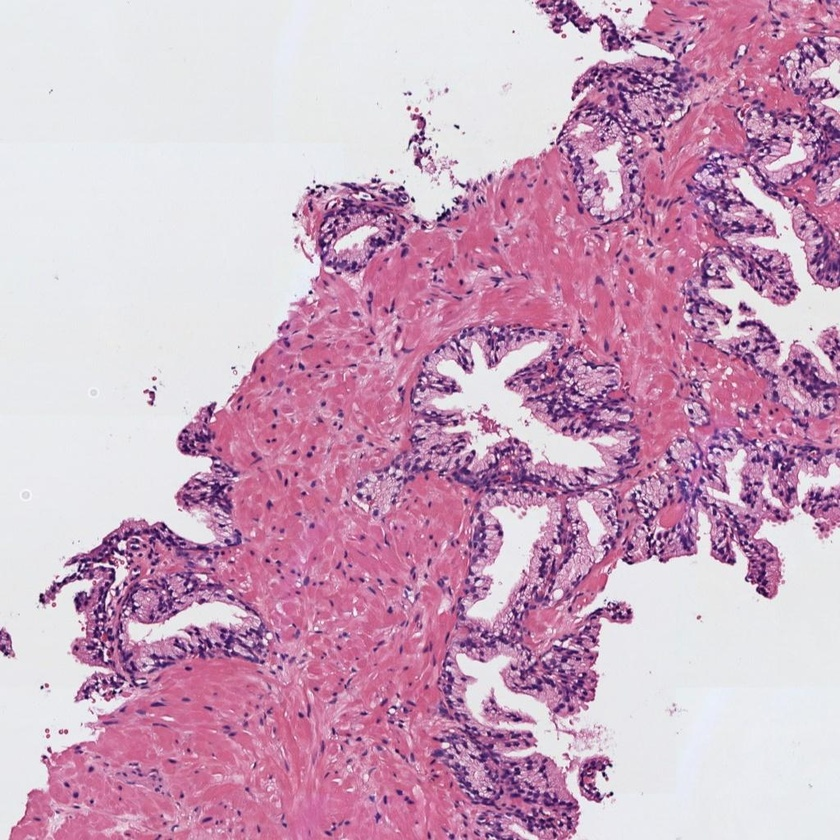
#> input picture activities/Computer Vision/histo_1.jpg, 840 x 840 px, shrunk from 1024 x 1024 before the run
$ jupyter execute '01 - Actividad_Computer_Vision_C1.ipynb'
#> lines starting #> are read from the running program, lines starting #| are printed output that depends on the picture; after the words box and inside, x2 and y2 are one past the last pixel; in counts of white or black regions, pixels touching at a corner belong together
## Convocatoria 1 - Proyecto 1

#### 0) Cargar una de las imágenes histológicas

[cell 1]
# Utilizar la librería skimage.io para leer la imagen 'histo_x.jpg' en formato RGB.
# Normalizar la imagen para que los píxeles se encuentren en el rango [0, 1]
# Visualizar la imagen

[cell 2]
from skimage import io
import cv2
import matplotlib.pyplot as plt
import numpy as np

print(cv2.__version__)

[cell 3]
img = io.imread('./histo_1.jpg')
#> img is the input picture: shape (840, 840, 3); mean R, G, B 205, 166.3, 191.6
# normalización de pixels a [0,1]
img_norm = img / 255
plt.imshow(img_norm)
plt.show()

#### 1) Realizar una transformación de color para convertir la imagen al espacio de color CMYK

[cell 4]
# Extraer la componente magenta de la imagen (que corresponde a la región tisular)
# Visualizar la imagen del canal magenta

[cell 5]
with np.errstate(invalid='ignore', divide='ignore'):
    K = 1 - np.max(img_norm, axis=2)
    # Extrae los canales de acuerdo con la ecuación del power point
    C = (1-img_norm[:,:,0]-K)/(1-K)
    M = (1-img_norm[:,:,1]-K)/(1-K)
    Y = (1-img_norm[:,:,2]-K)/(1-K)

CMYK = (np.dstack((C,M,Y,K))*255).astype('uint8')
C,M,Y,K = cv2.split(CMYK)
plt.imshow(M.astype('uint8'), cmap='gray')
plt.title('Canal Magenta')
plt.show()

#### 2) Umbralizar la imagen para separar los píxeles del fondo de la región tisular

[cell 6]
# Aplicar un filtro gaussiano de tamaño 5x5 y después utilizar el método de Otsu de manera que
# los píxeles correspondientes al lumen y al background de la imagen sean 1s y el resto de los píxeles tengan un valor de 0.
# Nota: Recordar que el método de Otsu requiere como input una imagen en el rango [0-255] en formato "uint8".
# Visualizar la máscara resultante

[cell 7]
# convertimos el formato a float32 para que sea compatible con cv2
img_norm_float32 = np.float32(img_norm)

# Convertimos la imagen RGB leida con skimage a formato BGR para poder utilizar la librería cv2
img_norm_bgr = cv2.cvtColor(img_norm_float32, cv2.COLOR_RGB2BGR)

# convertimos la imagen a escala de grises
img_gray = cv2.cvtColor(img_norm_bgr, cv2.COLOR_BGR2GRAY)
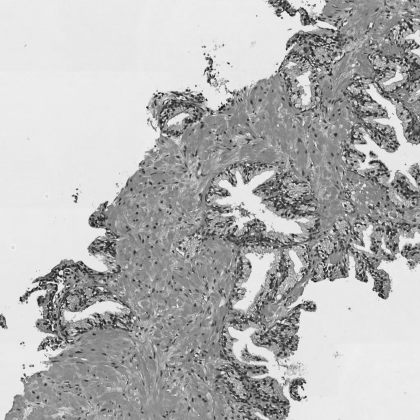
#> img_gray: shape (840, 840) float32 (shown at 1/2 size); min 0.0319, max 0.979, mean 0.709

[cell 8]
# Filtro Gaussiano de 5x5
img_gray_gaus = cv2.GaussianBlur(img_gray, (5,5), 0)
plt.imshow(img_gray_gaus, cmap='gray')
plt.show()

[cell 9]
# Fijamos el umbral con el método de OTSU de manera que
# los píxeles correspondientes al lumen y al background de la imagen sean 1s y el resto de los píxeles tengan un valor de 0.

img_gray_gaus_uint8 = (img_gray_gaus * 255).astype(np.uint8)

ret, img_thresh = cv2.threshold(img_gray_gaus_uint8, 0, 255, cv2.THRESH_OTSU)
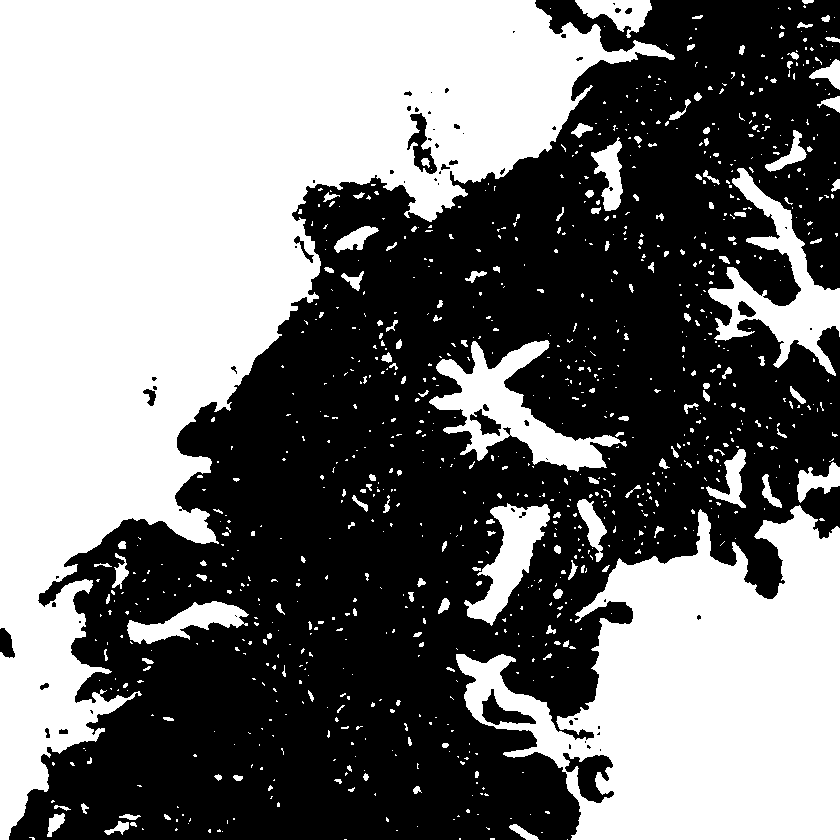
#> img_thresh: shape (840, 840); 46.9% white; 962 white regions (789 under 20 px), largest, box (x1, y1, x2, y2) and area: (0, 0, 675, 840) 212785, (456, 505, 840, 840) 76025, (429, 340, 627, 472) 8548
#> ret = 183

# normalizamos de nuevo a [0,1]
img_thresh_norm = (img_thresh / 255).astype(np.uint8)
#> img_thresh_norm: shape (840, 840); values 0 (black) and 1 (white), 46.9% white; 962 white regions (789 under 20 px)

print('Umbral calculado por Otsu:', ret)
#| Umbral calculado por Otsu: 183.0

# Visualizar la imagen binaria resultante
plt.imshow(img_thresh_norm, cmap='gray')
plt.title('Imagen Binaria con Umbral de Otsu')
plt.show()

#### 3) Limpiar la imagen eliminando los artefactos de lumen (objetos blancos pequeños que no son lúmenes)

[cell 10]
# Utilizar la librería skimage.morphology.remove_small_objects para eliminar aquellos objetos cuya área sea menor a 300 píxeles
# Más información en https://scikit-image.org/docs/dev/api/skimage.morphology.html#skimage.morphology.remove_small_objects
# Visualizaer la máscara resultante

[cell 11]
from skimage.measure import label, regionprops

label_image, num = label(img_thresh_norm, return_num=True)
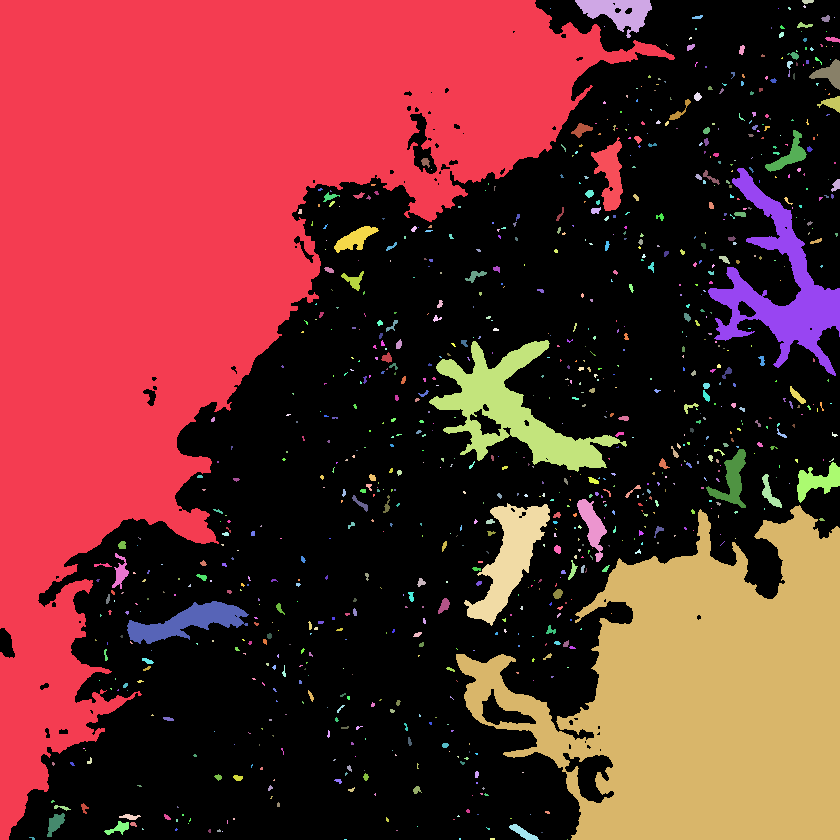
#> label_image: shape (840, 840) int64; 963 distinct labels, from 0 to 962; one colour per label, 0 black
#> num = 962
print('número de objetos: ', num)
#| número de objetos:  962
regions = regionprops(label_image)
#> regions = 962 regions; largest, box (x1, y1, x2, y2) and area: (0, 0, 675, 840) 212785, (456, 505, 840, 840) 76025, (429, 340, 627, 472) 8548, (708, 168, 840, 376) 8252, (464, 503, 550, 626) 4179

# Inicializar contadores de regiones
small_regions = 0
large_regions = 0

# Iterate through each detected region and count based on area
for region in regions:
    if region.area < 300:
        small_regions += 1
    else:
        large_regions += 1
#> after the loop, large_regions = 14; small_regions = 948

# Print the final counts
print(f"Objetos con menos de 300 pixels: {small_regions}")
#| Objetos con menos de 300 pixels: 948
print(f"Objetos con almenos 300 pixels : {large_regions}")
#| Objetos con almenos 300 pixels : 14

[cell 12]
from skimage import morphology

img_thresh_bool = img_thresh_norm.astype(bool)

img_thresh_norm_clean = morphology.remove_small_objects(img_thresh_bool, min_size = 300)
#> img_thresh_norm_clean: shape (840, 840) bool; 45.2% white; 14 white regions, largest, box (x1, y1, x2, y2) and area: (0, 0, 675, 840) 212767, (456, 505, 840, 840) 76025, (429, 340, 627, 472) 8548

plt.imshow(img_thresh_norm_clean, cmap='gray')

pixel_comparison = (img_thresh_norm == img_thresh_norm_clean)
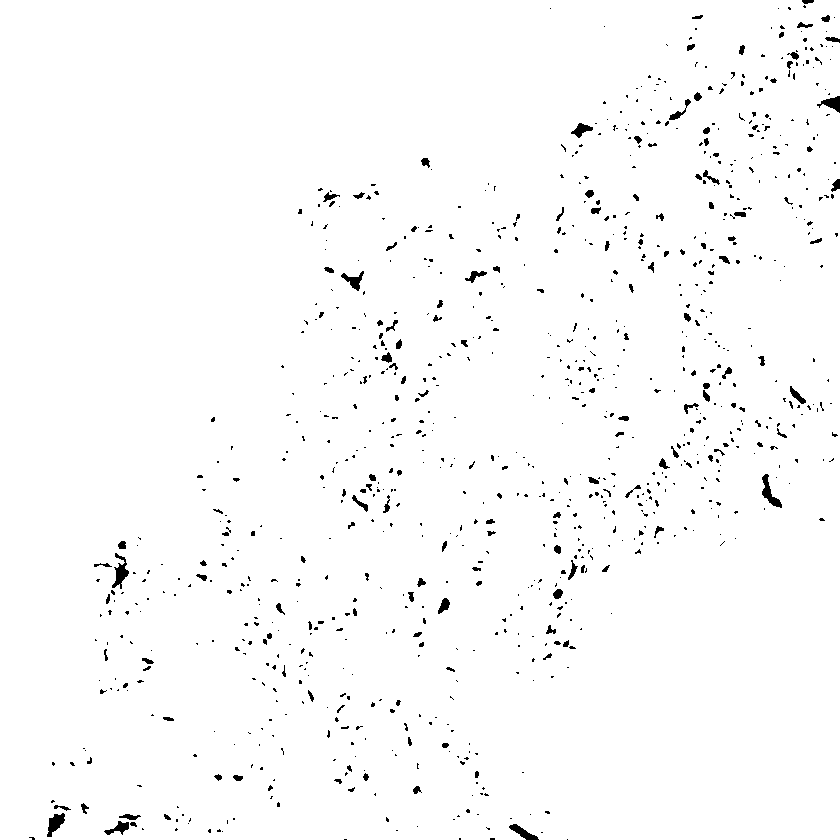
#> pixel_comparison: shape (840, 840) bool; 98.3% white; 950 black regions (791 under 20 px)
are_equal = np.all(pixel_comparison)
#> are_equal = False

print('Las imágenes son iguales:', are_equal)
#| Las imágenes son iguales: False

#### 4) Rellenar con 0s el fondo de la imagen para quedarnos únicamente con los lúmenes

[cell 13]
# Aplicar el algoritmo de expansión a partir de semillas (region growing) de manera que únicamente los lúmenes sean blancos
# y el resto de la imagen negra. Pista: utilizar dos semillas. Nota: Se pueden fijar las semillas de manera manual, pero
# se valorará positivamente a aquell@s que desarrollen una función para encontrarlas automáticamente.
# Visualizar la máscara resultante.

[cell 14]
def find_two_seeds(img):
  label_image, num = label(img, return_num=True)
  regions = regionprops(label_image)
  # Sort the regions by area in descending order
  regions.sort(key=lambda r: r.area, reverse=True)

  # Get the centroid (y, x) of the two largest regions
  y1, x1 = regions[0].centroid
  y2, x2 = regions[1].centroid

  # Convert to integer and swap to (x, y) for cv2 compatibility
  seed1 = (int(x1), int(y1))
  seed2 = (int(x2), int(y2))

  return seed1, seed2

[cell 15]
# Crear una copia de la imagen
mask = img_thresh_norm_clean.copy().astype(np.uint8)

# Definir una imagen negra de referencia
h, w = img_thresh_norm_clean.shape
ref = np.zeros((h+2, w+2), np.uint8)

seed1, seed2 = find_two_seeds(mask)
#> in find_two_seeds, `label_image, num = label(img, return_num=True)`:
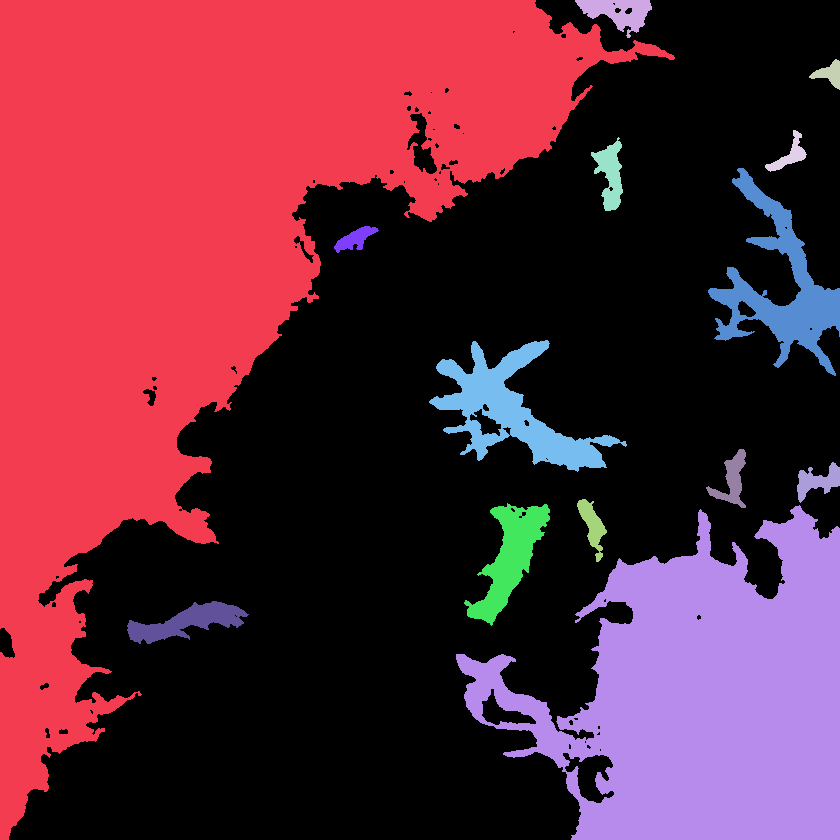
#> label_image: shape (840, 840) int64; 15 distinct labels, from 0 to 14; one colour per label, 0 black
#> in find_two_seeds, `label_image, num = label(img, return_num=True)`: num = 14
#> in find_two_seeds, `regions = regionprops(label_image)`: regions = 14 regions; largest, box (x1, y1, x2, y2) and area: (0, 0, 675, 840) 212767, (456, 505, 840, 840) 76025, (429, 340, 627, 472) 8548, (708, 168, 840, 376) 8252, (464, 503, 550, 626) 4179
#> in find_two_seeds, `y1, x1 = regions[0].centroid`: y1 = 248.7; x1 = 197.3
#> in find_two_seeds, `y2, x2 = regions[1].centroid`: y2 = 697.6; x2 = 705.3
#> in find_two_seeds, `seed1 = (int(x1), int(y1))`: seed1 = (197, 248)
#> in find_two_seeds, `seed2 = (int(x2), int(y2))`: seed2 = (705, 697)
#> seed1 = (197, 248); seed2 = (705, 697)
#seed_1 = (0,0)
#seed_2 = (h-1, w-1)

print(f" seed 1: {seed1}, pixel value: {mask[seed1[0],seed1[1]]}")
#|  seed 1: (197, 248), pixel value: 1
print(f" seed 2: {seed2}, pixel value: {mask[seed2[0],seed2[1]]}")
#|  seed 2: (705, 697), pixel value: 1

# Fijar la semilla. En este caso en la esquina superior izquierda (posición 0,0) para rellenar a partir de ahí
cv2.floodFill(mask, ref, seed1, 0)  # Como nos interesa rellenar de negro, utilizamos el 0 en la última posición
#> mask: shape (840, 840); values 0 (black) and 1 (white), 15% white; 13 white regions, largest, box (x1, y1, x2, y2) and area: (456, 505, 840, 840) 76025, (429, 340, 627, 472) 8548, (708, 168, 840, 376) 8252
cv2.floodFill(mask, ref, seed2, 0)  # Como nos interesa rellenar de negro, utilizamos el 0 en la última posición
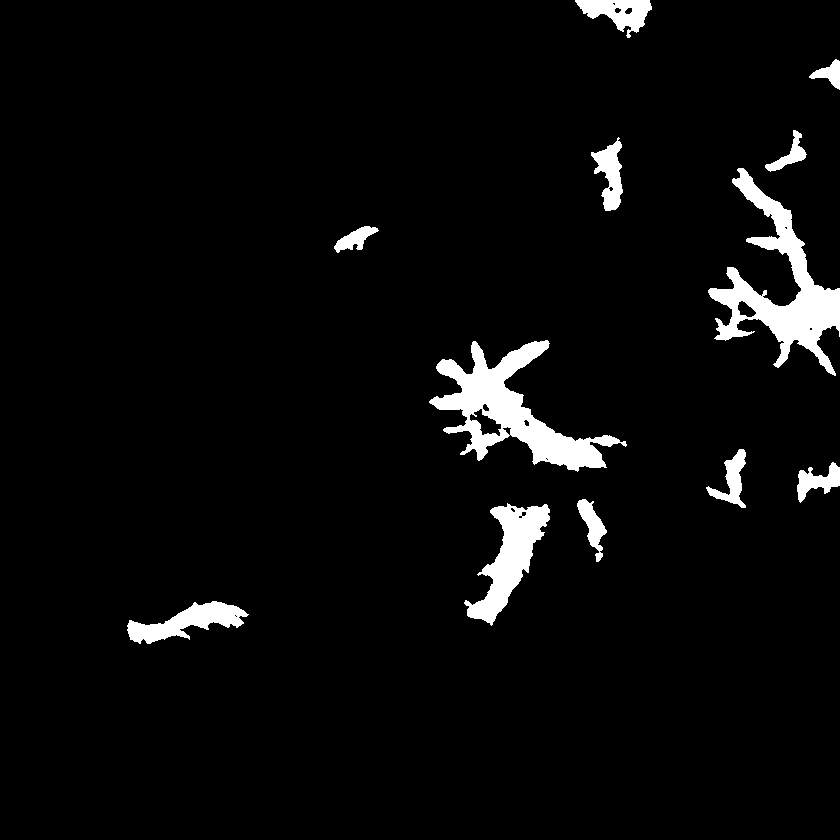
#> mask: shape (840, 840); values 0 (black) and 1 (white), 4.3% white; 12 white regions, largest, box (x1, y1, x2, y2) and area: (429, 340, 627, 472) 8548, (708, 168, 840, 376) 8252, (464, 503, 550, 626) 4179

fig, ax = plt.subplots(1,2)
ax[0].imshow(img_thresh_norm_clean, cmap='gray'), ax[0].set_title('original')
ax[1].imshow(mask, cmap='gray'), ax[1].set_title('máscara')
plt.show()

$ run again, with activities/Computer Vision/histo_2.jpg copied over activities/Computer Vision/histo_1.jpg
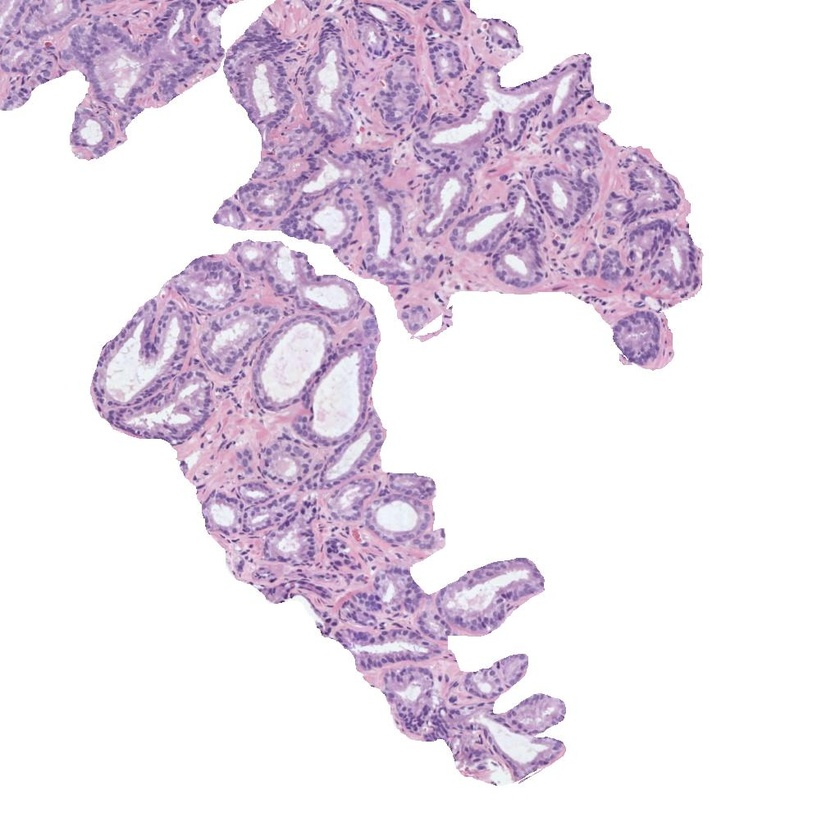
#> input picture activities/Computer Vision/histo_2.jpg, 840 x 840 px, shrunk from 1024 x 1024 before the run
#> img is the input picture: shape (840, 840, 3); mean R, G, B 233.3, 223.2, 234.9
#> `ret, img_thresh = cv2.threshold(img_gray_gaus_uint8, 0, 255, cv2.THRES..`:
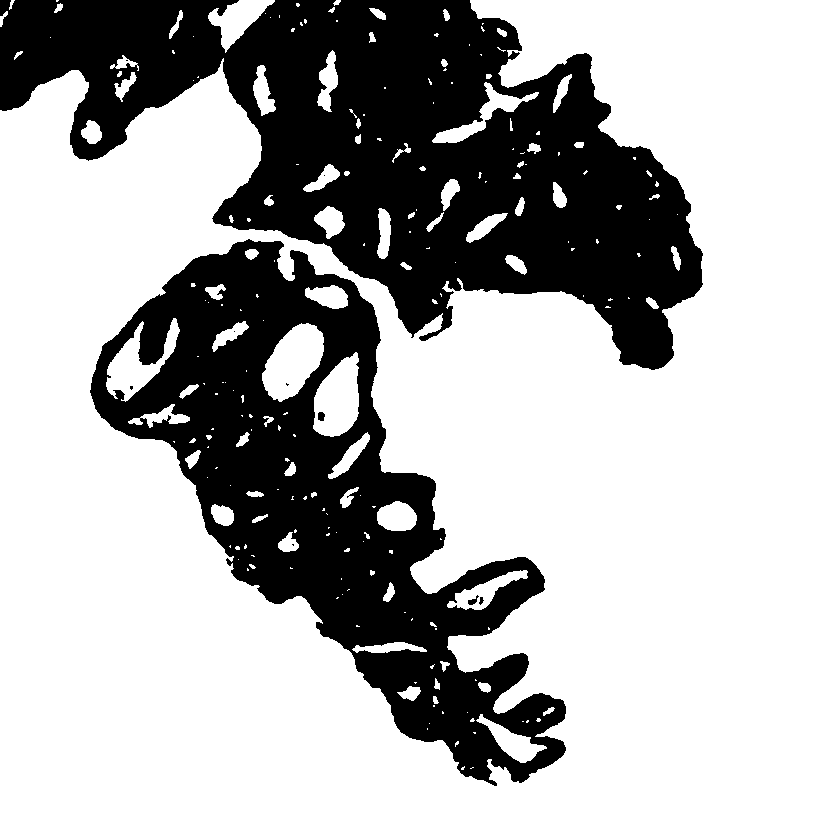
#> img_thresh: shape (840, 840); 69.4% white; 11 black regions (6 under 20 px), largest, box (x1, y1, x2, y2) and area: (0, 0, 703, 370) 125813, (90, 239, 566, 786) 89979, (318, 412, 325, 421) 53, (468, 595, 479, 605) 49, (479, 597, 484, 605) 24
#> ret = 211
#> img_thresh_norm: shape (840, 840); values 0 (black) and 1 (white), 69.4% white; 11 black regions (6 under 20 px)
#| Umbral calculado por Otsu: 211.0
#> `label_image, num = label(img_thresh_norm, return_num=True)`: num = 221
#| número de objetos:  221
#> `regions = regionprops(label_image)`: regions = 221 regions; largest, box (x1, y1, x2, y2) and area: (0, 0, 840, 840) 461976, (262, 323, 324, 402) 3130, (313, 352, 359, 437) 2747, (106, 318, 180, 402) 2349, (208, 0, 275, 53) 1542
#> after the loop `for region in regions:`: large_regions = 23; small_regions = 198
#| Objetos con menos de 300 pixels: 198
#| Objetos con almenos 300 pixels : 23
#> pixel_comparison: shape (840, 840) bool; 99.1% white; 199 black regions (133 under 20 px)
#> are_equal = False
#| Las imágenes son iguales: False
#> in find_two_seeds, `label_image, num = label(img, return_num=True)`: num = 23
#> in find_two_seeds, `regions = regionprops(label_image)`: regions = 23 regions; largest, box (x1, y1, x2, y2) and area: (0, 0, 840, 840) 461976, (262, 323, 324, 402) 3130, (313, 352, 359, 437) 2747, (106, 318, 180, 402) 2349, (208, 0, 275, 53) 1542
#> y1 = 484.2; x1 = 450.5
#> y2 = 361.1; x2 = 292.9
#> in find_two_seeds, `seed1 = (int(x1), int(y1))`: seed1 = (450, 484)
#> in find_two_seeds, `seed2 = (int(x2), int(y2))`: seed2 = (292, 361)
#> `seed1, seed2 = find_two_seeds(mask)`: seed1 = (450, 484); seed2 = (292, 361)
#|  seed 1: (450, 484), pixel value: 1
#|  seed 2: (292, 361), pixel value: 1
#> `cv2.floodFill(mask, ref, seed2, 0)`:
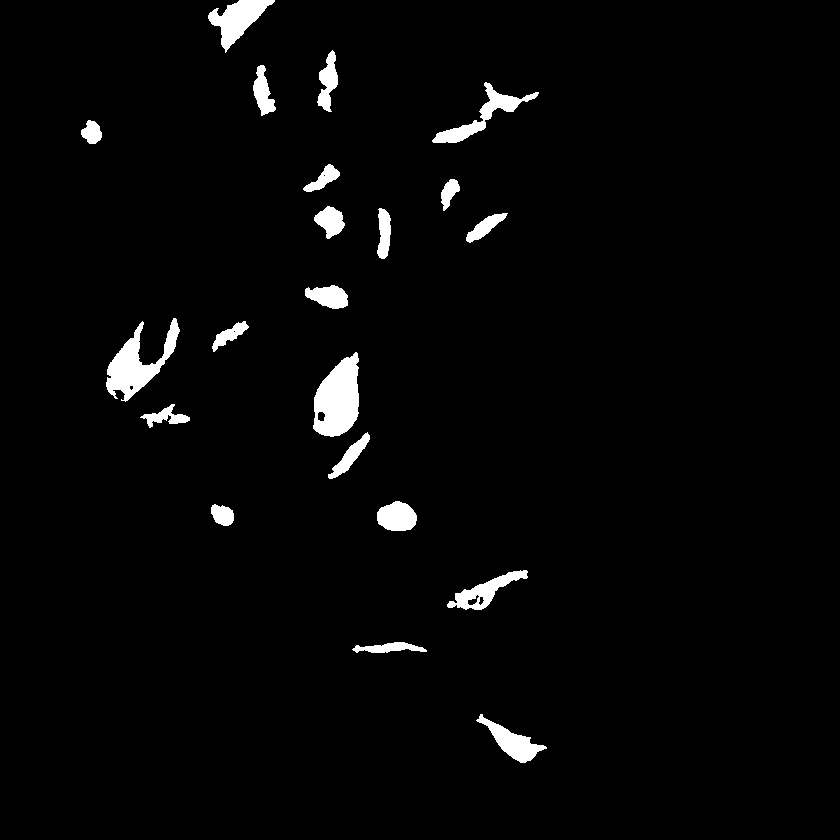
#> mask: shape (840, 840); values 0 (black) and 1 (white), 2.6% white; 21 white regions, largest, box (x1, y1, x2, y2) and area: (313, 352, 359, 437) 2747, (106, 318, 180, 402) 2349, (208, 0, 275, 53) 1542
